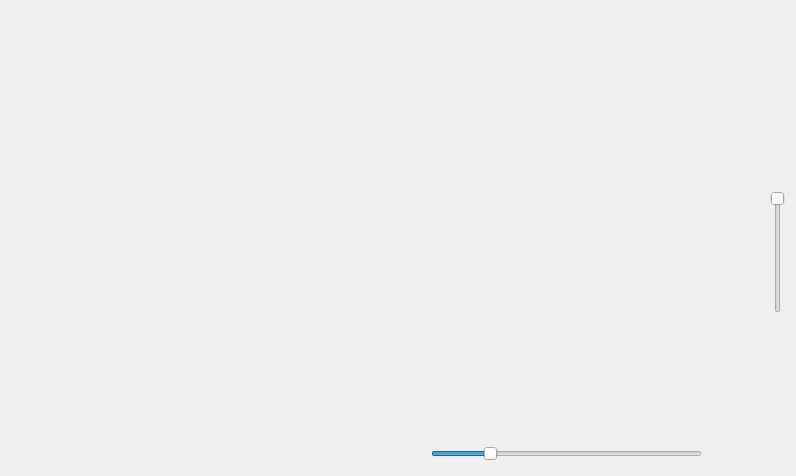
<?xml version="1.0" encoding="UTF-8"?>
<ui version="4.0">
 <class>CMainWindow</class>
 <widget class="QMainWindow" name="CMainWindow">
  <property name="geometry">
   <rect>
    <x>0</x>
    <y>0</y>
    <width>796</width>
    <height>476</height>
   </rect>
  </property>
  <property name="windowTitle">
   <string>Nixie</string>
  </property>
  <widget class="QWidget" name="centralWidget">
   <layout class="QVBoxLayout" name="verticalLayout_2">
    <property name="spacing">
     <number>0</number>
    </property>
    <property name="leftMargin">
     <number>2</number>
    </property>
    <property name="topMargin">
     <number>2</number>
    </property>
    <property name="rightMargin">
     <number>2</number>
    </property>
    <property name="bottomMargin">
     <number>2</number>
    </property>
    <item>
     <widget class="CNixie" name="m_device" native="true">
      <property name="palette">
       <palette>
        <active>
         <colorrole role="WindowText">
          <brush brushstyle="SolidPattern">
           <color alpha="255">
            <red>0</red>
            <green>255</green>
            <blue>0</blue>
           </color>
          </brush>
         </colorrole>
        </active>
        <inactive>
         <colorrole role="WindowText">
          <brush brushstyle="SolidPattern">
           <color alpha="255">
            <red>0</red>
            <green>255</green>
            <blue>0</blue>
           </color>
          </brush>
         </colorrole>
        </inactive>
        <disabled>
         <colorrole role="WindowText">
          <brush brushstyle="SolidPattern">
           <color alpha="255">
            <red>120</red>
            <green>120</green>
            <blue>120</blue>
           </color>
          </brush>
         </colorrole>
        </disabled>
       </palette>
      </property>
      <layout class="QGridLayout" name="gridLayout">
       <property name="leftMargin">
        <number>0</number>
       </property>
       <property name="topMargin">
        <number>0</number>
       </property>
       <property name="rightMargin">
        <number>0</number>
       </property>
       <property name="bottomMargin">
        <number>0</number>
       </property>
       <property name="spacing">
        <number>0</number>
       </property>
       <item row="0" column="0" colspan="3">
        <layout class="QHBoxLayout" name="m_headerLayout">
         <property name="spacing">
          <number>0</number>
         </property>
         <property name="sizeConstraint">
          <enum>QLayout::SetMaximumSize</enum>
         </property>
         <item>
          <widget class="QToolButton" name="m_mainMenu">
           <property name="icon">
            <iconset resource="icons.qrc">
             <normaloff>:/icons/main.png</normaloff>:/icons/main.png</iconset>
           </property>
           <property name="iconSize">
            <size>
             <width>32</width>
             <height>32</height>
            </size>
           </property>
           <property name="popupMode">
            <enum>QToolButton::InstantPopup</enum>
           </property>
           <property name="autoRaise">
            <bool>true</bool>
           </property>
           <property name="arrowType">
            <enum>Qt::NoArrow</enum>
           </property>
          </widget>
         </item>
         <item>
          <widget class="QLabel" name="m_w0">
           <property name="pixmap">
            <pixmap resource="icons.qrc">:/icons/home.png</pixmap>
           </property>
          </widget>
         </item>
         <item>
          <widget class="QLabel" name="m_w1">
           <property name="font">
            <font>
             <pointsize>20</pointsize>
            </font>
           </property>
          </widget>
         </item>
         <item>
          <widget class="QLabel" name="m_w2">
           <property name="pixmap">
            <pixmap resource="icons.qrc">:/icons/weather.png</pixmap>
           </property>
          </widget>
         </item>
         <item>
          <widget class="QLabel" name="m_w3">
           <property name="font">
            <font>
             <pointsize>17</pointsize>
            </font>
           </property>
           <property name="textInteractionFlags">
            <set>Qt::NoTextInteraction</set>
           </property>
          </widget>
         </item>
         <item>
          <widget class="QLabel" name="m_w4">
           <property name="pixmap">
            <pixmap resource="icons.qrc">:/icons/high.png</pixmap>
           </property>
          </widget>
         </item>
         <item>
          <widget class="QLabel" name="m_w5">
           <property name="font">
            <font>
             <pointsize>14</pointsize>
            </font>
           </property>
          </widget>
         </item>
         <item>
          <widget class="QLabel" name="m_w6">
           <property name="pixmap">
            <pixmap resource="icons.qrc">:/icons/low.png</pixmap>
           </property>
          </widget>
         </item>
         <item>
          <widget class="QLabel" name="m_w7">
           <property name="font">
            <font>
             <pointsize>14</pointsize>
            </font>
           </property>
          </widget>
         </item>
         <item>
          <widget class="QLabel" name="m_w9"/>
         </item>
         <item>
          <widget class="QLabel" name="m_w8">
           <property name="sizePolicy">
            <sizepolicy hsizetype="MinimumExpanding" vsizetype="Preferred">
             <horstretch>0</horstretch>
             <verstretch>0</verstretch>
            </sizepolicy>
           </property>
           <property name="font">
            <font>
             <pointsize>12</pointsize>
            </font>
           </property>
           <property name="wordWrap">
            <bool>true</bool>
           </property>
           <property name="textInteractionFlags">
            <set>Qt::NoTextInteraction</set>
           </property>
          </widget>
         </item>
         <item>
          <spacer name="horizontalSpacer">
           <property name="orientation">
            <enum>Qt::Horizontal</enum>
           </property>
           <property name="sizeType">
            <enum>QSizePolicy::Minimum</enum>
           </property>
           <property name="sizeHint" stdset="0">
            <size>
             <width>20</width>
             <height>20</height>
            </size>
           </property>
          </spacer>
         </item>
         <item>
          <widget class="QLabel" name="m_date">
           <property name="sizePolicy">
            <sizepolicy hsizetype="MinimumExpanding" vsizetype="Preferred">
             <horstretch>0</horstretch>
             <verstretch>0</verstretch>
            </sizepolicy>
           </property>
           <property name="font">
            <font>
             <pointsize>16</pointsize>
            </font>
           </property>
           <property name="text">
            <string/>
           </property>
           <property name="alignment">
            <set>Qt::AlignCenter</set>
           </property>
           <property name="wordWrap">
            <bool>true</bool>
           </property>
           <property name="textInteractionFlags">
            <set>Qt::NoTextInteraction</set>
           </property>
          </widget>
         </item>
         <item>
          <widget class="QToolButton" name="m_swTourReset">
           <property name="icon">
            <iconset resource="icons.qrc">
             <normaloff>:/icons/reset.png</normaloff>:/icons/reset.png</iconset>
           </property>
           <property name="iconSize">
            <size>
             <width>32</width>
             <height>32</height>
            </size>
           </property>
           <property name="popupMode">
            <enum>QToolButton::InstantPopup</enum>
           </property>
           <property name="autoRaise">
            <bool>true</bool>
           </property>
           <property name="arrowType">
            <enum>Qt::NoArrow</enum>
           </property>
          </widget>
         </item>
         <item>
          <widget class="QToolButton" name="m_swStartPause">
           <property name="icon">
            <iconset resource="icons.qrc">
             <normaloff>:/icons/play.png</normaloff>:/icons/play.png</iconset>
           </property>
           <property name="iconSize">
            <size>
             <width>32</width>
             <height>32</height>
            </size>
           </property>
           <property name="popupMode">
            <enum>QToolButton::InstantPopup</enum>
           </property>
           <property name="autoRaise">
            <bool>true</bool>
           </property>
           <property name="arrowType">
            <enum>Qt::NoArrow</enum>
           </property>
          </widget>
         </item>
         <item>
          <widget class="QToolButton" name="m_a1">
           <property name="icon">
            <iconset resource="icons.qrc">
             <normaloff>:/icons/alarm.png</normaloff>:/icons/alarm.png</iconset>
           </property>
           <property name="iconSize">
            <size>
             <width>32</width>
             <height>32</height>
            </size>
           </property>
           <property name="checkable">
            <bool>true</bool>
           </property>
           <property name="autoRaise">
            <bool>true</bool>
           </property>
          </widget>
         </item>
         <item>
          <widget class="QToolButton" name="m_a2">
           <property name="icon">
            <iconset resource="icons.qrc">
             <normaloff>:/icons/alarm.png</normaloff>:/icons/alarm.png</iconset>
           </property>
           <property name="iconSize">
            <size>
             <width>32</width>
             <height>32</height>
            </size>
           </property>
           <property name="checkable">
            <bool>true</bool>
           </property>
           <property name="autoRaise">
            <bool>true</bool>
           </property>
          </widget>
         </item>
         <item>
          <widget class="QToolButton" name="m_a3">
           <property name="icon">
            <iconset resource="icons.qrc">
             <normaloff>:/icons/alarm.png</normaloff>:/icons/alarm.png</iconset>
           </property>
           <property name="iconSize">
            <size>
             <width>32</width>
             <height>32</height>
            </size>
           </property>
           <property name="checkable">
            <bool>true</bool>
           </property>
           <property name="autoRaise">
            <bool>true</bool>
           </property>
          </widget>
         </item>
         <item>
          <widget class="QToolButton" name="m_t1">
           <property name="icon">
            <iconset resource="icons.qrc">
             <normaloff>:/icons/sandglass.png</normaloff>:/icons/sandglass.png</iconset>
           </property>
           <property name="iconSize">
            <size>
             <width>32</width>
             <height>32</height>
            </size>
           </property>
           <property name="checkable">
            <bool>false</bool>
           </property>
           <property name="autoRaise">
            <bool>true</bool>
           </property>
          </widget>
         </item>
         <item>
          <widget class="QToolButton" name="m_t2">
           <property name="icon">
            <iconset resource="icons.qrc">
             <normaloff>:/icons/sandglass.png</normaloff>:/icons/sandglass.png</iconset>
           </property>
           <property name="iconSize">
            <size>
             <width>32</width>
             <height>32</height>
            </size>
           </property>
           <property name="checkable">
            <bool>false</bool>
           </property>
           <property name="autoRaise">
            <bool>true</bool>
           </property>
          </widget>
         </item>
         <item>
          <widget class="QToolButton" name="m_t3">
           <property name="icon">
            <iconset resource="icons.qrc">
             <normaloff>:/icons/sandglass.png</normaloff>:/icons/sandglass.png</iconset>
           </property>
           <property name="iconSize">
            <size>
             <width>32</width>
             <height>32</height>
            </size>
           </property>
           <property name="checkable">
            <bool>false</bool>
           </property>
           <property name="autoRaise">
            <bool>true</bool>
           </property>
          </widget>
         </item>
        </layout>
       </item>
       <item row="2" column="0">
        <widget class="QLabel" name="m_forecasts">
         <property name="text">
          <string/>
         </property>
         <property name="alignment">
          <set>Qt::AlignLeading|Qt::AlignLeft|Qt::AlignTop</set>
         </property>
        </widget>
       </item>
       <item row="2" column="2">
        <layout class="QVBoxLayout" name="m_luminosityLayout">
         <property name="spacing">
          <number>0</number>
         </property>
         <item>
          <spacer name="verticalSpacer_4">
           <property name="orientation">
            <enum>Qt::Vertical</enum>
           </property>
           <property name="sizeType">
            <enum>QSizePolicy::Expanding</enum>
           </property>
           <property name="sizeHint" stdset="0">
            <size>
             <width>29</width>
             <height>116</height>
            </size>
           </property>
          </spacer>
         </item>
         <item>
          <widget class="QSlider" name="m_luminosity">
           <property name="minimumSize">
            <size>
             <width>32</width>
             <height>0</height>
            </size>
           </property>
           <property name="styleSheet">
            <string notr="true">text-align: right</string>
           </property>
           <property name="maximum">
            <number>4</number>
           </property>
           <property name="pageStep">
            <number>1</number>
           </property>
           <property name="value">
            <number>0</number>
           </property>
           <property name="sliderPosition">
            <number>0</number>
           </property>
           <property name="tracking">
            <bool>false</bool>
           </property>
           <property name="orientation">
            <enum>Qt::Vertical</enum>
           </property>
           <property name="invertedAppearance">
            <bool>true</bool>
           </property>
           <property name="invertedControls">
            <bool>true</bool>
           </property>
           <property name="tickInterval">
            <number>1</number>
           </property>
          </widget>
         </item>
         <item>
          <spacer name="verticalSpacer">
           <property name="orientation">
            <enum>Qt::Vertical</enum>
           </property>
           <property name="sizeHint" stdset="0">
            <size>
             <width>20</width>
             <height>40</height>
            </size>
           </property>
          </spacer>
         </item>
        </layout>
       </item>
       <item row="2" column="1">
        <spacer name="horizontalSpacer_2">
         <property name="orientation">
          <enum>Qt::Horizontal</enum>
         </property>
         <property name="sizeHint" stdset="0">
          <size>
           <width>724</width>
           <height>20</height>
          </size>
         </property>
        </spacer>
       </item>
       <item row="1" column="0" colspan="3">
        <layout class="QHBoxLayout" name="m_line2Layout">
         <property name="spacing">
          <number>0</number>
         </property>
         <item>
          <widget class="QToolButton" name="m_weatherLogo">
           <property name="maximumSize">
            <size>
             <width>80</width>
             <height>28</height>
            </size>
           </property>
           <property name="icon">
            <iconset resource="icons.qrc">
             <normaloff>:/icons/yahoo.png</normaloff>:/icons/yahoo.png</iconset>
           </property>
           <property name="iconSize">
            <size>
             <width>100</width>
             <height>29</height>
            </size>
           </property>
           <property name="autoRaise">
            <bool>true</bool>
           </property>
          </widget>
         </item>
         <item>
          <spacer name="horizontalSpacer_4">
           <property name="orientation">
            <enum>Qt::Horizontal</enum>
           </property>
           <property name="sizeHint" stdset="0">
            <size>
             <width>40</width>
             <height>20</height>
            </size>
           </property>
          </spacer>
         </item>
         <item>
          <widget class="QLabel" name="m_frameCount">
           <property name="font">
            <font>
             <pointsize>14</pointsize>
            </font>
           </property>
           <property name="textFormat">
            <enum>Qt::PlainText</enum>
           </property>
           <property name="alignment">
            <set>Qt::AlignRight|Qt::AlignTrailing|Qt::AlignVCenter</set>
           </property>
          </widget>
         </item>
        </layout>
       </item>
       <item row="3" column="0" colspan="3">
        <layout class="QHBoxLayout" name="m_footerLayout">
         <property name="spacing">
          <number>6</number>
         </property>
         <property name="sizeConstraint">
          <enum>QLayout::SetMinAndMaxSize</enum>
         </property>
         <item>
          <spacer name="horizontalSpacer_3">
           <property name="orientation">
            <enum>Qt::Horizontal</enum>
           </property>
           <property name="sizeHint" stdset="0">
            <size>
             <width>40</width>
             <height>20</height>
            </size>
           </property>
          </spacer>
         </item>
         <item>
          <widget class="QToolButton" name="m_webRadiosLogo">
           <property name="icon">
            <iconset resource="icons.qrc">
             <normaloff>:/icons/shoutcast.png</normaloff>:/icons/shoutcast.png</iconset>
           </property>
           <property name="iconSize">
            <size>
             <width>50</width>
             <height>16</height>
            </size>
           </property>
           <property name="autoRaise">
            <bool>true</bool>
           </property>
          </widget>
         </item>
         <item>
          <widget class="QLabel" name="m_logo">
           <property name="sizePolicy">
            <sizepolicy hsizetype="Fixed" vsizetype="Fixed">
             <horstretch>0</horstretch>
             <verstretch>0</verstretch>
            </sizepolicy>
           </property>
           <property name="minimumSize">
            <size>
             <width>24</width>
             <height>24</height>
            </size>
           </property>
           <property name="maximumSize">
            <size>
             <width>24</width>
             <height>24</height>
            </size>
           </property>
           <property name="scaledContents">
            <bool>true</bool>
           </property>
          </widget>
         </item>
         <item>
          <widget class="QLabel" name="m_station">
           <property name="font">
            <font>
             <pointsize>14</pointsize>
            </font>
           </property>
           <property name="alignment">
            <set>Qt::AlignCenter</set>
           </property>
           <property name="wordWrap">
            <bool>true</bool>
           </property>
           <property name="textInteractionFlags">
            <set>Qt::NoTextInteraction</set>
           </property>
          </widget>
         </item>
         <item>
          <widget class="QToolButton" name="m_audioPlay">
           <property name="icon">
            <iconset resource="icons.qrc">
             <normaloff>:/icons/stopped.png</normaloff>:/icons/stopped.png</iconset>
           </property>
           <property name="iconSize">
            <size>
             <width>32</width>
             <height>32</height>
            </size>
           </property>
           <property name="autoRaise">
            <bool>true</bool>
           </property>
          </widget>
         </item>
         <item>
          <widget class="QSlider" name="m_volume">
           <property name="minimumSize">
            <size>
             <width>0</width>
             <height>32</height>
            </size>
           </property>
           <property name="value">
            <number>20</number>
           </property>
           <property name="orientation">
            <enum>Qt::Horizontal</enum>
           </property>
          </widget>
         </item>
         <item>
          <widget class="QToolButton" name="m_mute">
           <property name="icon">
            <iconset resource="icons.qrc">
             <normaloff>:/icons/sound.png</normaloff>:/icons/sound.png</iconset>
           </property>
           <property name="iconSize">
            <size>
             <width>32</width>
             <height>32</height>
            </size>
           </property>
           <property name="autoRaise">
            <bool>true</bool>
           </property>
          </widget>
         </item>
         <item>
          <widget class="QToolButton" name="m_sleeping">
           <property name="enabled">
            <bool>false</bool>
           </property>
           <property name="styleSheet">
            <string notr="true">QToolButton:disable { image: url(:/icons/sleepingDisable.png); }</string>
           </property>
           <property name="icon">
            <iconset resource="icons.qrc">
             <normaloff>:/icons/sleepingOff.png</normaloff>:/icons/sleepingOff.png</iconset>
           </property>
           <property name="iconSize">
            <size>
             <width>32</width>
             <height>32</height>
            </size>
           </property>
           <property name="popupMode">
            <enum>QToolButton::InstantPopup</enum>
           </property>
           <property name="autoRaise">
            <bool>true</bool>
           </property>
          </widget>
         </item>
        </layout>
       </item>
      </layout>
     </widget>
    </item>
   </layout>
  </widget>
 </widget>
 <layoutdefault spacing="6" margin="11"/>
 <customwidgets>
  <customwidget>
   <class>CNixie</class>
   <extends>QWidget</extends>
   <header>nixie.hpp</header>
   <container>1</container>
  </customwidget>
 </customwidgets>
 <resources>
  <include location="icons.qrc"/>
 </resources>
 <connections/>
</ui>
